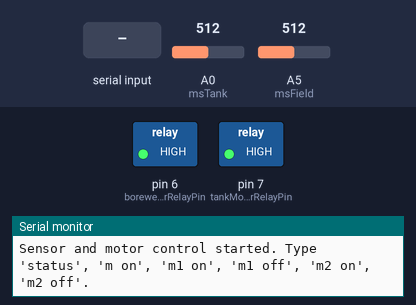
This sketch was run on a simulated Arduino Uno, built with avr-gcc and run on an emulated ATmega328P. Parts: switched loads named in the sketch (green lamp = pin HIGH), the last lines printed to the serial monitor. Inputs (shaded band) come from the test bench; at power-on: A0 (msTank) = 512, A5 (msField) = 512.

Above: at 1.2 s.
1.3 s: "m on\n" received over Serial
At 2.1 s:
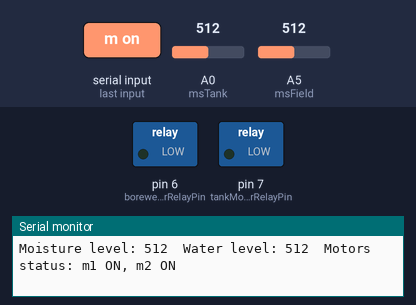
2.8 s: "m1 off\n" received over Serial
At 3.3 s:
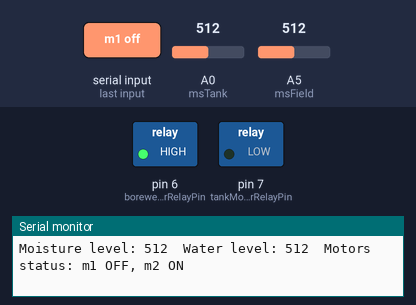
4.3 s: "m1 on\n" received over Serial
At 5.5 s:
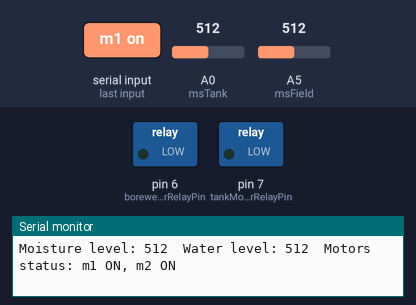
5.8 s: "m2 off\n" received over Serial
At 6.8 s:
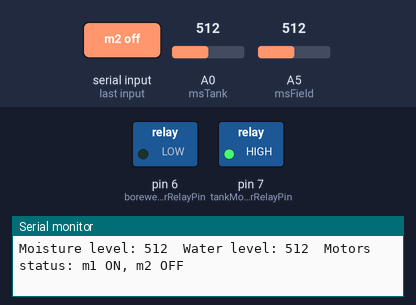
7.3 s: "m2 on\n" received over Serial
At 7.9 s:
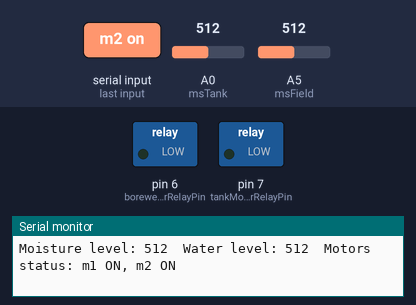
Timing chart, 0 to 9.8 s (numbered marks = the images above; inputs shaded):
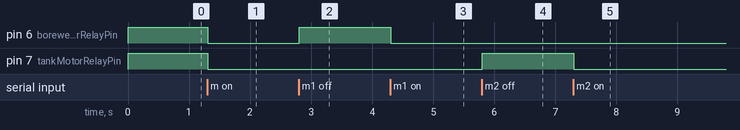

Measured:
- after the input at 1.3 s, pin 6 (borewellMotorRelayPin), pin 7 (tankMotorRelayPin): HIGH → LOW at once
- after the input at 2.8 s, pin 6 (borewellMotorRelayPin): LOW → HIGH at once
- after the input at 4.3 s, pin 6 (borewellMotorRelayPin): HIGH → LOW at once
- after the input at 5.8 s, pin 7 (tankMotorRelayPin): LOW → HIGH at once
- after the input at 7.3 s, pin 7 (tankMotorRelayPin): HIGH → LOW at once

The sketch:

testing_sensors_motors_combined.ino
```cpp
/*
## Author

- **Name**: Ameer Salam
- **Email**: ameersuz3@gmail.com
- **GitHub**: [github.com/ameer-salam](https://github.com/ameer-salam)
- **LinkedIn**: [linkedin.com/in/ameersalam](https://www.linkedin.com/in/ameersalam/)
- **Twitter**: [@ameersalam](https://twitter.com/ameer_salam3)
- Date: 08th June 2024

Description:
-------------
This Arduino sketch integrates sensor reading and motor control. It reads values from a water level sensor and a moisture sensor, and controls two motors via relays. The relay type can be configured using the `relayType` variable. Commands are received through the serial monitor to control the motors and to request the status of sensors and motors.

Relay Type:
-----------
- 0: Active High Relay
- 1: Active Low Relay

Hardware Setup:
---------------
- **Borewell Motor Relay** (m1): Connected to digital pin 6.
- **Tank Motor Relay** (m2): Connected to digital pin 7.
- **Water Level Sensor**: Connected to analog pin A0.
- **Moisture Sensor**: Connected to analog pin A5.

Instructions:
-------------
1. Set the `relayType` variable to `0` for active high relays or `1` for active low relays.
2. Upload this code to your Arduino board.
3. Open the Serial Monitor from the Arduino IDE (Ctrl+Shift+M or Tools > Serial Monitor).
4. Ensure the baud rate in the Serial Monitor is set to 9600.
5. Type commands to control the motors or check the status:
   - "status": Get current sensor readings and motor statuses.
   - "m on": Turn both motors on.
   - "m1 on": Turn borewell motor on.
   - "m1 off": Turn borewell motor off.
   - "m2 on": Turn tank motor on.
   - "m2 off": Turn tank motor off.

Code:
-----
*/

// Define relay type: 0 for active high relay, 1 for active low relay
const int relayType = 1; // Change this to 0 if using active high relays

// Arduino pin assignments
const int borewellMotorRelayPin = 6; // Digital pin for borewell motor relay (m1)
const int tankMotorRelayPin = 7;     // Digital pin for tank motor relay (m2)
const int msTank = A0;  // Analog pin for tank water level sensor
const int msField = A5; // Analog pin for field moisture sensor

// Store motor statuses
bool borewellMotorStatus = false; // false = OFF, true = ON
bool tankMotorStatus = false;     // false = OFF, true = ON

void setup() {
  // Initialize serial communication at 9600 baud rate
  Serial.begin(9600);

  // Set relay pins as outputs
  pinMode(borewellMotorRelayPin, OUTPUT);
  pinMode(tankMotorRelayPin, OUTPUT);

  // Set initial state of relays (OFF state)
  if (relayType == 0) { // Active High relay
    digitalWrite(borewellMotorRelayPin, LOW);
    digitalWrite(tankMotorRelayPin, LOW);
  } else { // Active Low relay
    digitalWrite(borewellMotorRelayPin, HIGH);
    digitalWrite(tankMotorRelayPin, HIGH);
  }

  // Print a startup message to the serial monitor
  Serial.println("Sensor and motor control started. Type 'status', 'm on', 'm1 on', 'm1 off', 'm2 on', 'm2 off'.");
}

void loop() {
  // Check if data is available in the serial buffer
  if (Serial.available() > 0) {
    // Read the incoming string
    String command = Serial.readStringUntil('\n');
    command.trim(); // Remove any trailing whitespace or newlines

    // Handle commands
    if (command == "status") {
      printStatus();
    } else if (command == "m on") {
      controlMotor(borewellMotorRelayPin, true);
      controlMotor(tankMotorRelayPin, true);
      borewellMotorStatus = true;
      tankMotorStatus = true;
      printStatus();
    } else if (command == "m1 on") {
      controlMotor(borewellMotorRelayPin, true);
      borewellMotorStatus = true;
      printStatus();
    } else if (command == "m1 off") {
      controlMotor(borewellMotorRelayPin, false);
      borewellMotorStatus = false;
      printStatus();
    } else if (command == "m2 on") {
      controlMotor(tankMotorRelayPin, true);
      tankMotorStatus = true;
      printStatus();
    } else if (command == "m2 off") {
      controlMotor(tankMotorRelayPin, false);
      tankMotorStatus = false;
      printStatus();
    } else {
      Serial.println("Unknown command. Use 'status', 'm on', 'm1 on', 'm1 off', 'm2 on', 'm2 off'.");
    }
  }
}

// Function to control motors based on relay type
void controlMotor(int pin, bool turnOn) {
  if (relayType == 0) { // Active High relay
    digitalWrite(pin, turnOn ? HIGH : LOW);
  } else { // Active Low relay
    digitalWrite(pin, turnOn ? LOW : HIGH);
  }
}

// Function to print current status
void printStatus() {
  // Read values from the sensors
  int tankValue = analogRead(msTank);
  int fieldValue = analogRead(msField);

  // Print sensor values and motor statuses to the serial monitor
  Serial.print("Moisture level: ");
  Serial.print(fieldValue);
  Serial.print("\tWater level: ");
  Serial.print(tankValue);
  Serial.print("\tMotors status: m1 ");
  Serial.print(borewellMotorStatus ? "ON" : "OFF");
  Serial.print(", m2 ");
  Serial.println(tankMotorStatus ? "ON" : "OFF");
}
```
